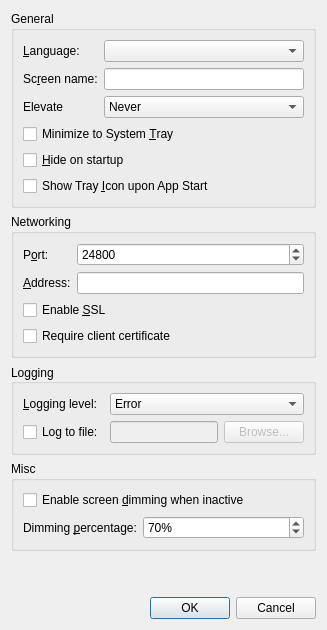
<?xml version="1.0" encoding="UTF-8"?>
<ui version="4.0">
 <class>SettingsDialog</class>
 <widget class="QDialog" name="SettingsDialog">
  <property name="geometry">
   <rect>
    <x>0</x>
    <y>0</y>
    <width>400</width>
    <height>0</height>
   </rect>
  </property>
  <property name="windowTitle">
   <string>Settings</string>
  </property>
  <layout class="QVBoxLayout" name="verticalLayout">
   <item>
    <widget class="QGroupBox" name="m_pGroupGeneral">
     <property name="enabled">
      <bool>true</bool>
     </property>
     <property name="sizePolicy">
      <sizepolicy hsizetype="Preferred" vsizetype="Preferred">
       <horstretch>0</horstretch>
       <verstretch>0</verstretch>
      </sizepolicy>
     </property>
     <property name="title">
      <string>General</string>
     </property>
     <layout class="QFormLayout" name="formLayout">
      <property name="fieldGrowthPolicy">
       <enum>QFormLayout::AllNonFixedFieldsGrow</enum>
      </property>
      <item row="0" column="0">
       <widget class="QLabel" name="m_pLabel_27">
        <property name="sizePolicy">
         <sizepolicy hsizetype="Preferred" vsizetype="Preferred">
          <horstretch>0</horstretch>
          <verstretch>0</verstretch>
         </sizepolicy>
        </property>
        <property name="minimumSize">
         <size>
          <width>75</width>
          <height>0</height>
         </size>
        </property>
        <property name="text">
         <string>&amp;Language:</string>
        </property>
        <property name="buddy">
         <cstring>m_pComboLanguage</cstring>
        </property>
       </widget>
      </item>
      <item row="0" column="1">
       <widget class="QComboBox" name="m_pComboLanguage"/>
      </item>
      <item row="1" column="0">
       <widget class="QLabel" name="m_pLabel_19">
        <property name="minimumSize">
         <size>
          <width>75</width>
          <height>0</height>
         </size>
        </property>
        <property name="text">
         <string>Sc&amp;reen name:</string>
        </property>
        <property name="buddy">
         <cstring>m_pLineEditScreenName</cstring>
        </property>
       </widget>
      </item>
      <item row="1" column="1">
       <widget class="QLineEdit" name="m_pLineEditScreenName">
        <property name="enabled">
         <bool>true</bool>
        </property>
       </widget>
      </item>
      <item row="2" column="0">
       <widget class="QLabel" name="m_pLabelElevate">
        <property name="text">
         <string>Elevate</string>
        </property>
       </widget>
      </item>
      <item row="2" column="1">
       <widget class="QComboBox" name="m_pComboElevate">
        <property name="toolTip">
         <string>Specify when the InputLeap service should run at an elevated privilege level</string>
        </property>
        <property name="currentIndex">
         <number>2</number>
        </property>
        <item>
         <property name="text">
          <string>As Needed</string>
         </property>
        </item>
        <item>
         <property name="text">
          <string>Always</string>
         </property>
        </item>
        <item>
         <property name="text">
          <string>Never</string>
         </property>
        </item>
       </widget>
      </item>
      <item row="3" column="0" colspan="2">
       <widget class="QCheckBox" name="m_pCheckBoxMinimizeToTray">
        <property name="text">
         <string>Minimize to System &amp;Tray</string>
        </property>
       </widget>
      </item>
      <item row="4" column="0" colspan="2">
       <widget class="QCheckBox" name="m_pCheckBoxAutoHide">
        <property name="text">
         <string>&amp;Hide on startup</string>
        </property>
       </widget>
      </item>
      <item row="5" column="0" colspan="2">
       <widget class="QCheckBox" name="m_pCheckBoxAutoStart">
        <property name="text">
         <string>Show Tray &amp;Icon upon App Start</string>
        </property>
       </widget>
      </item>
     </layout>
    </widget>
   </item>
   <item>
    <widget class="QGroupBox" name="m_pGroupNetworking">
     <property name="title">
      <string>Networking</string>
     </property>
     <layout class="QGridLayout" name="gridLayout_3">
      <item row="1" column="0">
       <widget class="QLabel" name="m_pLabel_21">
        <property name="text">
         <string>&amp;Address:</string>
        </property>
        <property name="buddy">
         <cstring>m_pLineEditInterface</cstring>
        </property>
       </widget>
      </item>
      <item row="0" column="0">
       <widget class="QLabel" name="m_pLabel_20">
        <property name="text">
         <string>P&amp;ort:</string>
        </property>
        <property name="buddy">
         <cstring>m_pSpinBoxPort</cstring>
        </property>
       </widget>
      </item>
      <item row="0" column="1">
       <widget class="QSpinBox" name="m_pSpinBoxPort">
        <property name="enabled">
         <bool>true</bool>
        </property>
        <property name="sizePolicy">
         <sizepolicy hsizetype="MinimumExpanding" vsizetype="Fixed">
          <horstretch>0</horstretch>
          <verstretch>0</verstretch>
         </sizepolicy>
        </property>
        <property name="maximum">
         <number>65535</number>
        </property>
        <property name="value">
         <number>24800</number>
        </property>
       </widget>
      </item>
      <item row="1" column="1">
       <widget class="QLineEdit" name="m_pLineEditInterface">
        <property name="enabled">
         <bool>true</bool>
        </property>
       </widget>
      </item>
      <item row="2" column="0" colspan="2">
       <widget class="QCheckBox" name="m_pCheckBoxEnableCrypto">
        <property name="text">
         <string>Enable &amp;SSL</string>
        </property>
       </widget>
      </item>
      <item row="3" column="0" colspan="2">
       <widget class="QCheckBox" name="checkbox_require_client_certificate">
        <property name="text">
         <string>Require client certificate</string>
        </property>
       </widget>
      </item>
     </layout>
    </widget>
   </item>
   <item>
    <widget class="QGroupBox" name="m_pGroupLog">
     <property name="sizePolicy">
      <sizepolicy hsizetype="Preferred" vsizetype="Preferred">
       <horstretch>0</horstretch>
       <verstretch>0</verstretch>
      </sizepolicy>
     </property>
     <property name="title">
      <string>Logging</string>
     </property>
     <property name="alignment">
      <set>Qt::AlignLeading|Qt::AlignLeft|Qt::AlignVCenter</set>
     </property>
     <property name="flat">
      <bool>false</bool>
     </property>
     <layout class="QGridLayout" name="gridLayout_2">
      <item row="1" column="0">
       <widget class="QCheckBox" name="m_pCheckBoxLogToFile">
        <property name="text">
         <string>Log to file:</string>
        </property>
       </widget>
      </item>
      <item row="1" column="2">
       <widget class="QPushButton" name="m_pButtonBrowseLog">
        <property name="enabled">
         <bool>false</bool>
        </property>
        <property name="text">
         <string>Browse...</string>
        </property>
       </widget>
      </item>
      <item row="0" column="1" colspan="2">
       <widget class="QComboBox" name="m_pComboLogLevel">
        <item>
         <property name="text">
          <string>Error</string>
         </property>
        </item>
        <item>
         <property name="text">
          <string>Warning</string>
         </property>
        </item>
        <item>
         <property name="text">
          <string>Note</string>
         </property>
        </item>
        <item>
         <property name="text">
          <string>Info</string>
         </property>
        </item>
        <item>
         <property name="text">
          <string>Debug</string>
         </property>
        </item>
        <item>
         <property name="text">
          <string>Debug1</string>
         </property>
        </item>
        <item>
         <property name="text">
          <string>Debug2</string>
         </property>
        </item>
       </widget>
      </item>
      <item row="0" column="0">
       <widget class="QLabel" name="m_pLabel_3">
        <property name="minimumSize">
         <size>
          <width>75</width>
          <height>0</height>
         </size>
        </property>
        <property name="text">
         <string>&amp;Logging level:</string>
        </property>
        <property name="buddy">
         <cstring>m_pComboLogLevel</cstring>
        </property>
       </widget>
      </item>
      <item row="1" column="1">
       <widget class="QLineEdit" name="m_pLineEditLogFilename">
        <property name="enabled">
         <bool>false</bool>
        </property>
       </widget>
      </item>
     </layout>
    </widget>
   </item>
   <item>
    <widget class="QGroupBox" name="m_pGroupMisc">
     <property name="title">
      <string>Misc</string>
     </property>
     <layout class="QFormLayout" name="formLayoutMisc">
      <item row="0" column="0" colspan="2">
       <widget class="QCheckBox" name="m_pCheckBoxScreenDimmingEnabled">
        <property name="text">
         <string>Enable screen &amp;dimming when inactive</string>
        </property>
       </widget>
      </item>
      <item row="1" column="0">
       <widget class="QLabel" name="m_pLabelDimmingPercentage">
        <property name="text">
         <string>Dimming &amp;percentage:</string>
        </property>
        <property name="buddy">
         <cstring>m_pSpinBoxDimmingPercentage</cstring>
        </property>
       </widget>
      </item>
      <item row="1" column="1">
       <widget class="QSpinBox" name="m_pSpinBoxDimmingPercentage">
        <property name="suffix">
         <string>%</string>
        </property>
        <property name="minimum">
         <number>10</number>
        </property>
        <property name="maximum">
         <number>100</number>
        </property>
        <property name="value">
         <number>70</number>
        </property>
       </widget>
      </item>
     </layout>
    </widget>
   </item>
   <item>
    <spacer name="verticalSpacer">
     <property name="orientation">
      <enum>Qt::Vertical</enum>
     </property>
     <property name="sizeHint" stdset="0">
      <size>
       <width>20</width>
       <height>40</height>
      </size>
     </property>
    </spacer>
   </item>
   <item>
    <widget class="QDialogButtonBox" name="buttonBox">
     <property name="orientation">
      <enum>Qt::Horizontal</enum>
     </property>
     <property name="standardButtons">
      <set>QDialogButtonBox::Cancel|QDialogButtonBox::Ok</set>
     </property>
    </widget>
   </item>
  </layout>
 </widget>
 <tabstops>
  <tabstop>m_pComboLanguage</tabstop>
  <tabstop>m_pLineEditScreenName</tabstop>
  <tabstop>m_pComboElevate</tabstop>
  <tabstop>m_pCheckBoxMinimizeToTray</tabstop>
  <tabstop>m_pCheckBoxAutoHide</tabstop>
  <tabstop>m_pCheckBoxAutoStart</tabstop>
  <tabstop>m_pSpinBoxPort</tabstop>
  <tabstop>m_pLineEditInterface</tabstop>
  <tabstop>m_pCheckBoxEnableCrypto</tabstop>
  <tabstop>m_pComboLogLevel</tabstop>
  <tabstop>m_pCheckBoxLogToFile</tabstop>
  <tabstop>m_pLineEditLogFilename</tabstop>
  <tabstop>m_pButtonBrowseLog</tabstop>
  <tabstop>m_pCheckBoxScreenDimmingEnabled</tabstop>
  <tabstop>m_pSpinBoxDimmingPercentage</tabstop>
 </tabstops>
 <resources/>
 <connections/>
</ui>
